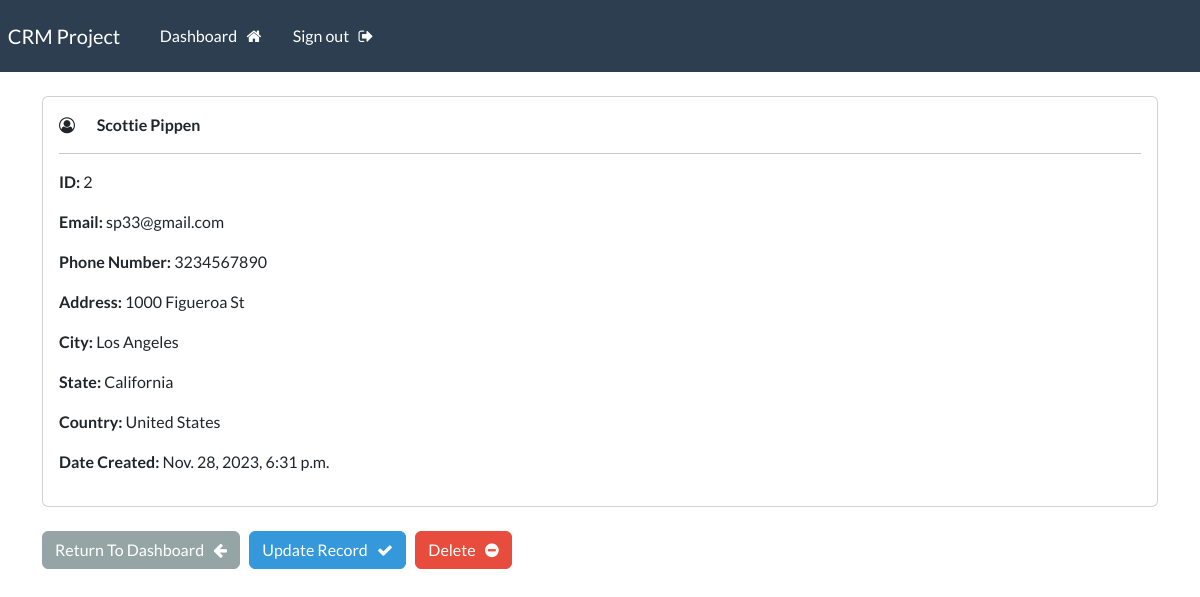
The page /record/2 (signed in) on the database its author committed.
### webapp/models.py (models this page shows, shortened)
class Record(models.Model):
    creation_date = models.DateTimeField(auto_now_add=True)
    first_name = models.CharField(max_length=100)
    last_name = models.CharField(max_length=100)
    email = models.CharField(max_length=255)
    phone = models.CharField(max_length=20)
    address = models.CharField(max_length=300)
    city = models.CharField(max_length=255)
    state = models.CharField(max_length=200)
    country = models.CharField(max_length=125)

### webapp/views.py (the view)
# urls.py: path('record/<int:pk>', views.single_record, name="record"),
@login_required(login_url='my-login')
def single_record(request, pk):
    all_records = Record.objects.get(id=pk)
    context = {'record':all_records}
    return render(request, 'webapp/view-record.html', context=context)

### webapp/templates/webapp/view-record.html (shortened to what this page needs)
{% extends 'webapp/base.html' %}
{% block content %}
    <div class="card">
        <div class="card-body">
            <i class="fa fa-user-circle-o" aria-hidden="true"></i> &nbsp;
            <strong>
                {{ record.first_name }}
                {{ record.last_name }}
            </strong>
            <hr>
            <p><strong> ID: </strong>{{record.id}}</p>
            <p><strong> Email: </strong>{{record.email}}</p>
            <p><strong> Phone Number: </strong>{{record.phone}}</p>
            <p><strong> Address: </strong>{{record.address}}</p>
            <p><strong> City: </strong>{{record.city}}</p>
            <p><strong> State: </strong>{{record.state}}</p>
            <p><strong> Country: </strong>{{record.country}}</p>
            <p><strong> Date Created: </strong>{{record.creation_date}}</p>
        </div>
    </div>
    <br>
    <a href="{% url 'dashboard' %}" class="btn btn-secondary"> Return To Dashboard &nbsp; <i class="fa fa-arrow-left" aria-hidden="true"></i> </a>
    <a href="{% url 'update-record' record.id %}" class="btn btn-info"> Update Record &nbsp; <i class="fa fa-check" aria-hidden="true"></i> </a>
    <a href="{% url 'delete-record' record.id %}" class="btn btn-danger"> Delete &nbsp; <i class="fa fa-minus-circle" aria-hidden="true"></i> </a>
{% endblock %}

### rows shown on the page
Record: first_name "Scottie", last_name "Pippen", id "2", email "sp33@gmail.com", phone "3234567890", address "1000 Figueroa St", city "Los Angeles", state "California", country "United States", creation_date "Nov. 28, 2023, 6:31 p.m."
